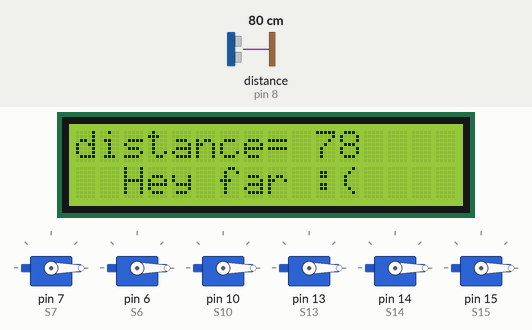
This sketch was run on a simulated Arduino Uno, built with avr-gcc and run on an emulated ATmega328P. Parts: 6 × servo, 16×2 character LCD. Wiring (inferred from the names in the program): ultrasonic range finder: trigger pin 9; echo pin 8. The test bench sets the inputs (shaded band); at power-on: distance to the obstacle (sensor on pin 8) 80 cm. The echo pulse lasts 58.3 µs per cm; what the sketch prints to the serial monitor is not drawn.

Above: at 1.6 s.
1.7 s: distance to the obstacle (sensor on pin 8) set to 55 cm
At 3.3 s:
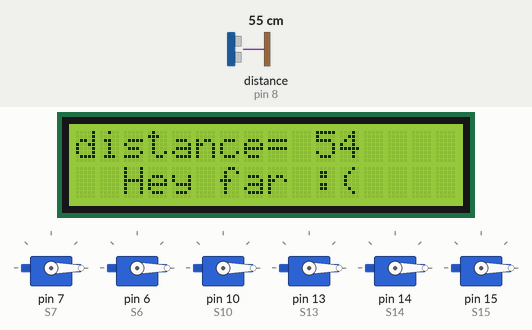
3.6 s: distance to the obstacle (sensor on pin 8) set to 49 cm
At 5.5 s:
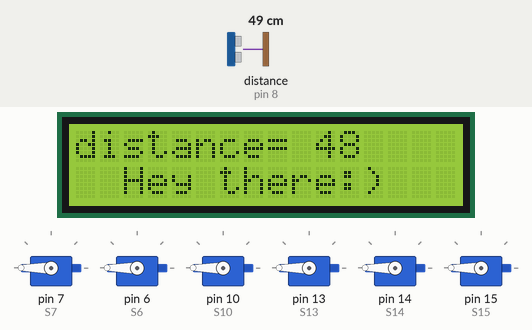
6.6 s: distance to the obstacle (sensor on pin 8) set to 13 cm
At 8.4 s:
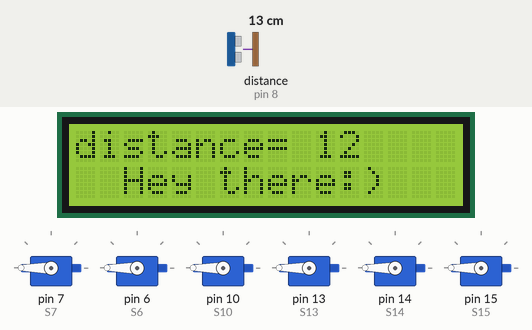
8.7 s: distance to the obstacle (sensor on pin 8) set to 10 cm
At 11.5 s:
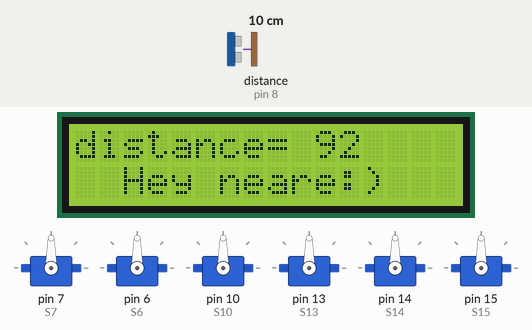
Timing chart, 0 to 12.7 s (numbered marks = the images above; inputs shaded):
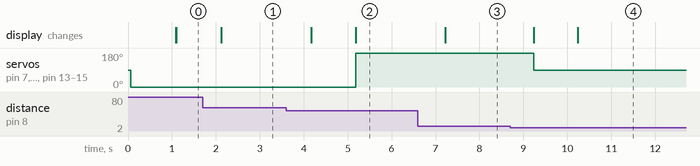

Measured:
- the behaviour switches between 52 and 51 cm on distance to the obstacle (sensor on pin 8) (found by bisection; images 1 and 2)
- the behaviour switches between 12 and 11 cm on distance to the obstacle (sensor on pin 8) (found by bisection; images 3 and 4)
- after the input at 1.7 s, the display: changes after 0.42 s (image 1)
- after the input at 3.6 s, servo on pin 7 (S7), servo on pin 6 (S6), servo on pin 10 (S10), servo on pin 13 (S13), servo on pin 14 (S14), servo on pin 15 (S15): 0° → 180° after 1.6 s; the display: first changes after 0.57 s (image 2 shows a later state)
- after the input at 6.6 s, the display: changes after 0.62 s (image 3)
- after the input at 8.7 s, servo on pin 7 (S7), servo on pin 6 (S6), servo on pin 10 (S10), servo on pin 13 (S13), servo on pin 14 (S14), servo on pin 15 (S15): 180° → 90° after 0.54 s; the display: first changes after 0.53 s (image 4 shows a later state)

The sketch:

epic_lappi_kieran1.ino
```cpp
#include <LiquidCrystal.h>

#include <Servo.h>

// define pin numbers
int trigPin = 9;
int echopin = 8;
//Create servo object to contro; a servo
Servo S6;
Servo S7;
Servo S10;
Servo S13;
Servo S14;
Servo S15;
//LED
LiquidCrystal lcd (12, 11, 5, 4, 3, 2);

void setup(){
pinMode(trigPin,OUTPUT);
pinMode(echopin,INPUT);
Serial.begin(9600);
  S7.attach(7);
  S6.attach(6);
  S10.attach(10);
  S13.attach(13);
  S14.attach(14);
  S15.attach(15);
  lcd.begin(16,2);

  S6.write(0); //intial pos
  S7.write(0); //intial pos
  S10.write(0); //intial pos
  S13.write(0);
  S14.write(0);
  S15.write(0);
}//end void setup

void loop(){
Serial.print("Distance: ");
Serial.print (calc_dis());
  if (calc_dis()<=10){
    S7.write(90);
    S6.write(90);
    S10.write(90);
    S13.write(90);
    S14.write(90);
    S15.write(90);
    delay (1000);
    lcd.setCursor(2,1);
    lcd.print("Hey near");
  }
  else if (calc_dis()<=50){
    delay(1000);
     S7.write(180);
    S6.write(180);
    S10.write(180);
    S13.write(180);
    S14.write(180);
    S15.write(180);
    lcd.setCursor(2,1);
    lcd.print("Hey there:) ");
  }
  else if (calc_dis()<=100){
    delay(1000);
     S7.write(0);
    S6.write(0);
    S10.write(0);
    S13.write(0);
    S14.write(0);
    S15.write(0);
    lcd.setCursor(2,1);
    lcd.print("Hey far :( ");
  }
  lcd.setCursor (0,0);
  lcd.print("distance= ");
  lcd.print (calc_dis());

}//end void loop

//function
int calc_dis(){
  int duratction,distance;
  digitalWrite(trigPin,LOW);
  delayMicroseconds(2);
  digitalWrite(trigPin,HIGH);
  delayMicroseconds(10);
  digitalWrite(trigPin,LOW);
  duratction= pulseIn (echopin,HIGH);
  distance= duratction*0.034/2;
return distance;
}
```
